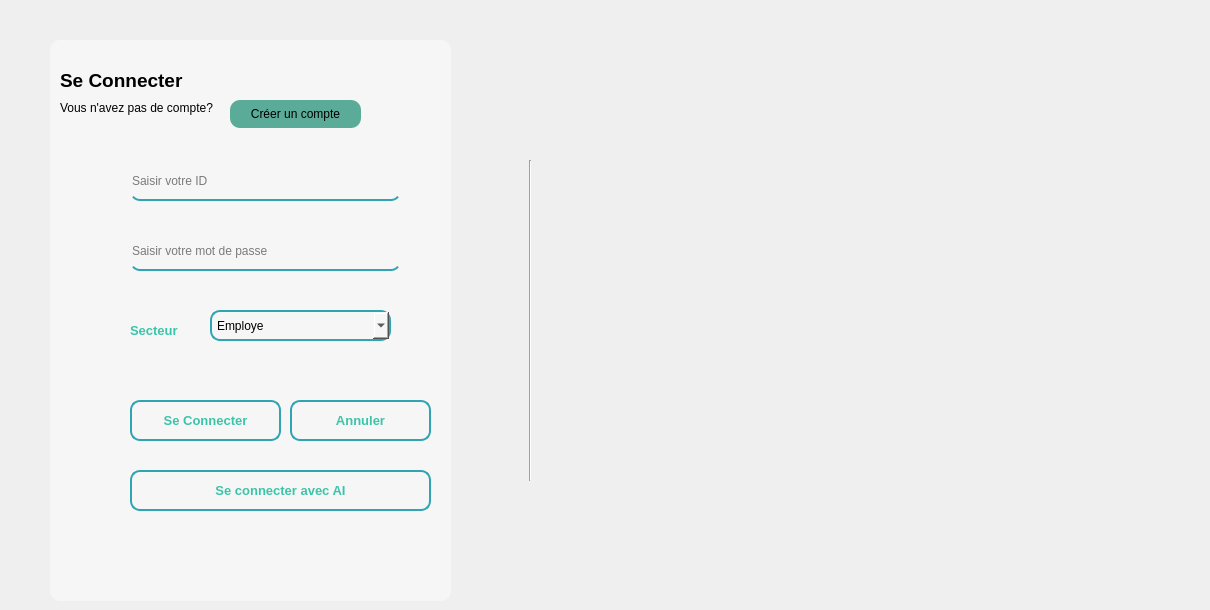
    <widget class="QWidget" name="tab">
     <property name="styleSheet">
      <string notr="true">#tab{
background-color: #31a4b4; 
}</string>
     </property>
     <attribute name="title">
      <string/>
     </attribute>
     <widget class="QLabel" name="label">
      <property name="geometry">
       <rect>
        <x>60</x>
        <y>70</y>
        <width>161</width>
        <height>20</height>
       </rect>
      </property>
      <property name="palette">
       <palette>
        <active>
         <colorrole role="WindowText">
          <brush brushstyle="SolidPattern">
           <color alpha="255">
            <red>0</red>
            <green>0</green>
            <blue>0</blue>
           </color>
          </brush>
         </colorrole>
         <colorrole role="Text">
          <brush brushstyle="SolidPattern">
           <color alpha="255">
            <red>120</red>
            <green>200</green>
            <blue>194</blue>
           </color>
          </brush>
         </colorrole>
         <colorrole role="PlaceholderText">
          <brush brushstyle="SolidPattern">
           <color alpha="128">
            <red>120</red>
            <green>200</green>
            <blue>194</blue>
           </color>
          </brush>
         </colorrole>
        </active>
        <inactive>
         <colorrole role="WindowText">
          <brush brushstyle="SolidPattern">
           <color alpha="255">
            <red>0</red>
            <green>0</green>
            <blue>0</blue>
           </color>
          </brush>
         </colorrole>
         <colorrole role="Text">
          <brush brushstyle="SolidPattern">
           <color alpha="255">
            <red>120</red>
            <green>200</green>
            <blue>194</blue>
           </color>
          </brush>
         </colorrole>
         <colorrole role="PlaceholderText">
          <brush brushstyle="SolidPattern">
           <color alpha="128">
            <red>120</red>
            <green>200</green>
            <blue>194</blue>
           </color>
          </brush>
         </colorrole>
        </inactive>
        <disabled>
         <colorrole role="WindowText">
          <brush brushstyle="SolidPattern">
           <color alpha="255">
            <red>120</red>
            <green>120</green>
            <blue>120</blue>
           </color>
          </brush>
         </colorrole>
         <colorrole role="Text">
          <brush brushstyle="SolidPattern">
           <color alpha="255">
            <red>120</red>
            <green>120</green>
            <blue>120</blue>
           </color>
          </brush>
         </colorrole>
         <colorrole role="PlaceholderText">
          <brush brushstyle="SolidPattern">
           <color alpha="128">
            <red>0</red>
            <green>0</green>
            <blue>0</blue>
           </color>
          </brush>
         </colorrole>
        </disabled>
       </palette>
      </property>
      <property name="font">
       <font>
        <pointsize>14</pointsize>
        <weight>75</weight>
        <italic>false</italic>
        <bold>true</bold>
       </font>
      </property>
      <property name="text">
       <string>Se Connecter</string>
      </property>
     </widget>
     <widget class="QLineEdit" name="idlogin">
      <property name="geometry">
       <rect>
        <x>130</x>
        <y>170</y>
        <width>271</width>
        <height>31</height>
       </rect>
      </property>
      <property name="styleSheet">
       <string notr="true">#idlogin{

 background-color: #f6f6f6;
border: none;
    border-bottom: 2px solid #31a4b4;
    border-radius: 10px;
    padding-bottom: 7px;
    selection-background-color: #31a4b4;
}</string>
      </property>
      <property name="placeholderText">
       <string>Saisir votre ID</string>
      </property>
     </widget>
     <widget class="QLineEdit" name="mdp_login">
      <property name="geometry">
       <rect>
        <x>130</x>
        <y>240</y>
        <width>271</width>
        <height>31</height>
       </rect>
      </property>
      <property name="styleSheet">
       <string notr="true">#mdp_login{

background-color: #f6f6f6;
border: none;
    border-bottom: 2px solid #31a4b4;
    border-radius: 10px;
    padding-bottom: 7px;
    selection-background-color: #31a4b4;
}</string>
      </property>
      <property name="echoMode">
       <enum>QLineEdit::Password</enum>
      </property>
      <property name="placeholderText">
       <string>Saisir votre mot de passe</string>
      </property>
     </widget>
     <widget class="QPushButton" name="seconnecter_login">
      <property name="geometry">
       <rect>
        <x>130</x>
        <y>400</y>
        <width>151</width>
        <height>41</height>
       </rect>
      </property>
      <property name="palette">
       <palette>
        <active>
         <colorrole role="Button">
          <brush brushstyle="SolidPattern">
           <color alpha="255">
            <red>246</red>
            <green>246</green>
            <blue>246</blue>
           </color>
          </brush>
         </colorrole>
         <colorrole role="ButtonText">
          <brush brushstyle="SolidPattern">
           <color alpha="255">
            <red>59</red>
            <green>196</green>
            <blue>169</blue>
           </color>
          </brush>
         </colorrole>
         <colorrole role="Base">
          <brush brushstyle="SolidPattern">
           <color alpha="255">
            <red>246</red>
            <green>246</green>
            <blue>246</blue>
           </color>
          </brush>
         </colorrole>
         <colorrole role="Window">
          <brush brushstyle="SolidPattern">
           <color alpha="255">
            <red>246</red>
            <green>246</green>
            <blue>246</blue>
           </color>
          </brush>
         </colorrole>
         <colorrole role="Highlight">
          <brush brushstyle="SolidPattern">
           <color alpha="255">
            <red>49</red>
            <green>164</green>
            <blue>180</blue>
           </color>
          </brush>
         </colorrole>
        </active>
        <inactive>
         <colorrole role="Button">
          <brush brushstyle="SolidPattern">
           <color alpha="255">
            <red>246</red>
            <green>246</green>
            <blue>246</blue>
           </color>
          </brush>
         </colorrole>
         <colorrole role="ButtonText">
          <brush brushstyle="SolidPattern">
           <color alpha="255">
            <red>59</red>
            <green>196</green>
            <blue>169</blue>
           </color>
          </brush>
         </colorrole>
         <colorrole role="Base">
          <brush brushstyle="SolidPattern">
           <color alpha="255">
            <red>246</red>
            <green>246</green>
            <blue>246</blue>
           </color>
          </brush>
         </colorrole>
         <colorrole role="Window">
          <brush brushstyle="SolidPattern">
           <color alpha="255">
            <red>246</red>
            <green>246</green>
            <blue>246</blue>
           </color>
          </brush>
         </colorrole>
         <colorrole role="Highlight">
          <brush brushstyle="SolidPattern">
           <color alpha="255">
            <red>49</red>
            <green>164</green>
            <blue>180</blue>
           </color>
          </brush>
         </colorrole>
        </inactive>
        <disabled>
         <colorrole role="Button">
          <brush brushstyle="SolidPattern">
           <color alpha="255">
            <red>246</red>
            <green>246</green>
            <blue>246</blue>
           </color>
          </brush>
         </colorrole>
         <colorrole role="ButtonText">
          <brush brushstyle="SolidPattern">
           <color alpha="255">
            <red>120</red>
            <green>120</green>
            <blue>120</blue>
           </color>
          </brush>
         </colorrole>
         <colorrole role="Base">
          <brush brushstyle="SolidPattern">
           <color alpha="255">
            <red>246</red>
            <green>246</green>
            <blue>246</blue>
           </color>
          </brush>
         </colorrole>
         <colorrole role="Window">
          <brush brushstyle="SolidPattern">
           <color alpha="255">
            <red>246</red>
            <green>246</green>
            <blue>246</blue>
           </color>
          </brush>
         </colorrole>
         <colorrole role="Highlight">
          <brush brushstyle="SolidPattern">
           <color alpha="255">
            <red>49</red>
            <green>164</green>
            <blue>180</blue>
           </color>
          </brush>
         </colorrole>
        </disabled>
       </palette>
      </property>
      <property name="font">
       <font>
        <pointsize>10</pointsize>
        <weight>75</weight>
        <bold>true</bold>
       </font>
      </property>
      <property name="styleSheet">
       <string notr="true">#seconnecter_login{

 background-color: #f6f6f6;
    border: 2px solid #31a4b4;
    border-radius: 10px;
    padding: 5px;
    selection-background-color: #31a4b4;
}

#seconnecter_login:hover{
background-color: #5bab99;
}</string>
      </property>
      <property name="text">
       <string>Se Connecter</string>
      </property>
     </widget>
     <widget class="QPushButton" name="annuler_login">
      <property name="geometry">
       <rect>
        <x>290</x>
        <y>400</y>
        <width>141</width>
        <height>41</height>
       </rect>
      </property>
      <property name="palette">
       <palette>
        <active>
         <colorrole role="Button">
          <brush brushstyle="SolidPattern">
           <color alpha="255">
            <red>246</red>
            <green>246</green>
            <blue>246</blue>
           </color>
          </brush>
         </colorrole>
         <colorrole role="ButtonText">
          <brush brushstyle="SolidPattern">
           <color alpha="255">
            <red>59</red>
            <green>196</green>
            <blue>169</blue>
           </color>
          </brush>
         </colorrole>
         <colorrole role="Base">
          <brush brushstyle="SolidPattern">
           <color alpha="255">
            <red>246</red>
            <green>246</green>
            <blue>246</blue>
           </color>
          </brush>
         </colorrole>
         <colorrole role="Window">
          <brush brushstyle="SolidPattern">
           <color alpha="255">
            <red>246</red>
            <green>246</green>
            <blue>246</blue>
           </color>
          </brush>
         </colorrole>
         <colorrole role="Highlight">
          <brush brushstyle="SolidPattern">
           <color alpha="255">
            <red>49</red>
            <green>164</green>
            <blue>180</blue>
           </color>
          </brush>
         </colorrole>
        </active>
        <inactive>
         <colorrole role="Button">
          <brush brushstyle="SolidPattern">
           <color alpha="255">
            <red>246</red>
            <green>246</green>
            <blue>246</blue>
           </color>
          </brush>
         </colorrole>
         <colorrole role="ButtonText">
          <brush brushstyle="SolidPattern">
           <color alpha="255">
            <red>59</red>
            <green>196</green>
            <blue>169</blue>
           </color>
          </brush>
         </colorrole>
         <colorrole role="Base">
          <brush brushstyle="SolidPattern">
           <color alpha="255">
            <red>246</red>
            <green>246</green>
            <blue>246</blue>
           </color>
          </brush>
         </colorrole>
         <colorrole role="Window">
          <brush brushstyle="SolidPattern">
           <color alpha="255">
            <red>246</red>
            <green>246</green>
            <blue>246</blue>
           </color>
          </brush>
         </colorrole>
         <colorrole role="Highlight">
          <brush brushstyle="SolidPattern">
           <color alpha="255">
            <red>49</red>
            <green>164</green>
            <blue>180</blue>
           </color>
          </brush>
         </colorrole>
        </inactive>
        <disabled>
         <colorrole role="Button">
          <brush brushstyle="SolidPattern">
           <color alpha="255">
            <red>246</red>
            <green>246</green>
            <blue>246</blue>
           </color>
          </brush>
         </colorrole>
         <colorrole role="ButtonText">
          <brush brushstyle="SolidPattern">
           <color alpha="255">
            <red>120</red>
            <green>120</green>
            <blue>120</blue>
           </color>
          </brush>
         </colorrole>
         <colorrole role="Base">
          <brush brushstyle="SolidPattern">
           <color alpha="255">
            <red>246</red>
            <green>246</green>
            <blue>246</blue>
           </color>
          </brush>
         </colorrole>
         <colorrole role="Window">
          <brush brushstyle="SolidPattern">
           <color alpha="255">
            <red>246</red>
            <green>246</green>
            <blue>246</blue>
           </color>
          </brush>
         </colorrole>
         <colorrole role="Highlight">
          <brush brushstyle="SolidPattern">
           <color alpha="255">
            <red>49</red>
            <green>164</green>
            <blue>180</blue>
           </color>
          </brush>
         </colorrole>
        </disabled>
       </palette>
      </property>
      <property name="font">
       <font>
        <pointsize>10</pointsize>
        <weight>75</weight>
        <bold>true</bold>
       </font>
      </property>
      <property name="styleSheet">
       <string notr="true">#annuler_login{

 background-color: #f6f6f6;
    border: 2px solid #31a4b4;
    border-radius: 10px;
    padding: 5px;
    selection-background-color: #31a4b4;
}

#annuler_login:hover{
background-color: #5bab99;
}</string>
      </property>
      <property name="text">
       <string>Annuler</string>
      </property>
     </widget>
     <widget class="QLabel" name="label_10">
      <property name="geometry">
       <rect>
        <x>10</x>
        <y>0</y>
        <width>111</width>
        <height>71</height>
       </rect>
      </property>
      <property name="text">
       <string/>
      </property>
      <property name="pixmap">
       <pixmap>../logggoo-removebg-preview.png</pixmap>
      </property>
      <property name="scaledContents">
       <bool>true</bool>
      </property>
      <property name="indent">
       <number>1</number>
      </property>
     </widget>
     <widget class="Line" name="line">
      <property name="geometry">
       <rect>
        <x>520</x>
        <y>160</y>
        <width>20</width>
        <height>321</height>
       </rect>
      </property>
      <property name="orientation">
       <enum>Qt::Vertical</enum>
      </property>
     </widget>
     <widget class="QLabel" name="label_12">
      <property name="geometry">
       <rect>
        <x>130</x>
        <y>320</y>
        <width>71</width>
        <height>20</height>
       </rect>
      </property>
      <property name="palette">
       <palette>
        <active>
         <colorrole role="WindowText">
          <brush brushstyle="SolidPattern">
           <color alpha="255">
            <red>59</red>
            <green>196</green>
            <blue>169</blue>
           </color>
          </brush>
         </colorrole>
        </active>
        <inactive>
         <colorrole role="WindowText">
          <brush brushstyle="SolidPattern">
           <color alpha="255">
            <red>59</red>
            <green>196</green>
            <blue>169</blue>
           </color>
          </brush>
         </colorrole>
        </inactive>
        <disabled>
         <colorrole role="WindowText">
          <brush brushstyle="SolidPattern">
           <color alpha="255">
            <red>120</red>
            <green>120</green>
            <blue>120</blue>
           </color>
          </brush>
         </colorrole>
        </disabled>
       </palette>
      </property>
      <property name="font">
       <font>
        <pointsize>10</pointsize>
        <weight>75</weight>
        <bold>true</bold>
       </font>
      </property>
      <property name="text">
       <string>Secteur</string>
      </property>
     </widget>
     <widget class="QComboBox" name="comboBox">
      <property name="geometry">
       <rect>
        <x>210</x>
        <y>310</y>
        <width>181</width>
        <height>31</height>
       </rect>
      </property>
      <property name="styleSheet">
       <string notr="true">#comboBox{

 background-color: #f6f6f6;
    border: 2px solid #31a4b4;
    border-radius: 10px;
    padding: 5px;
    selection-background-color: #31a4b4;
}

#comboBox QLabel[style=&quot;QCombobox::down-arrow&quot;]{
qproperty-alignment: AlignCenter;
color: #31a4b4;
}</string>
      </property>
      <item>
       <property name="text">
        <string>Employe</string>
       </property>
      </item>
      <item>
       <property name="text">
        <string>Patient</string>
       </property>
      </item>
      <item>
       <property name="text">
        <string>Reservation</string>
       </property>
      </item>
      <item>
       <property name="text">
        <string>Paiement</string>
       </property>
      </item>
      <item>
       <property name="text">
        <string>Suivie de Traitement</string>
       </property>
      </item>
      <item>
       <property name="text">
        <string>Equipement</string>
       </property>
      </item>
     </widget>
     <widget class="QLabel" name="label_2">
      <property name="geometry">
       <rect>
        <x>60</x>
        <y>100</y>
        <width>171</width>
        <height>16</height>
       </rect>
      </property>
      <property name="text">
       <string>Vous n'avez pas de compte?</string>
      </property>
     </widget>
     <widget class="QPushButton" name="creecompte1">
      <property name="geometry">
       <rect>
        <x>230</x>
        <y>100</y>
        <width>131</width>
        <height>28</height>
       </rect>
      </property>
      <property name="styleSheet">
       <string notr="true">
#creecompte1 {
    background-color: #5bab99; /* Set initial background color */
      border: transparent; /* Remove border */
    border-radius: 10px;
    padding: 5px; /* Add padding for better appearance */
}

</string>
      </property>
      <property name="text">
       <string>Créer un compte</string>
      </property>
     </widget>
     <widget class="QPushButton" name="seconnecter2">
      <property name="geometry">
       <rect>
        <x>130</x>
        <y>470</y>
        <width>301</width>
        <height>41</height>
       </rect>
      </property>
      <property name="palette">
       <palette>
        <active>
         <colorrole role="Button">
          <brush brushstyle="SolidPattern">
           <color alpha="255">
            <red>246</red>
            <green>246</green>
            <blue>246</blue>
           </color>
          </brush>
         </colorrole>
         <colorrole role="ButtonText">
          <brush brushstyle="SolidPattern">
           <color alpha="255">
            <red>59</red>
            <green>196</green>
            <blue>169</blue>
           </color>
          </brush>
         </colorrole>
         <colorrole role="Base">
          <brush brushstyle="SolidPattern">
           <color alpha="255">
            <red>246</red>
            <green>246</green>
            <blue>246</blue>
           </color>
          </brush>
         </colorrole>
         <colorrole role="Window">
          <brush brushstyle="SolidPattern">
           <color alpha="255">
            <red>246</red>
            <green>246</green>
            <blue>246</blue>
           </color>
          </brush>
         </colorrole>
         <colorrole role="Highlight">
          <brush brushstyle="SolidPattern">
           <color alpha="255">
            <red>49</red>
            <green>164</green>
            <blue>180</blue>
           </color>
          </brush>
         </colorrole>
        </active>
        <inactive>
         <colorrole role="Button">
          <brush brushstyle="SolidPattern">
           <color alpha="255">
            <red>246</red>
            <green>246</green>
            <blue>246</blue>
           </color>
          </brush>
         </colorrole>
         <colorrole role="ButtonText">
          <brush brushstyle="SolidPattern">
           <color alpha="255">
            <red>59</red>
            <green>196</green>
            <blue>169</blue>
           </color>
          </brush>
         </colorrole>
         <colorrole role="Base">
          <brush brushstyle="SolidPattern">
           <color alpha="255">
            <red>246</red>
            <green>246</green>
            <blue>246</blue>
           </color>
          </brush>
         </colorrole>
         <colorrole role="Window">
          <brush brushstyle="SolidPattern">
           <color alpha="255">
            <red>246</red>
            <green>246</green>
            <blue>246</blue>
           </color>
          </brush>
         </colorrole>
         <colorrole role="Highlight">
          <brush brushstyle="SolidPattern">
           <color alpha="255">
            <red>49</red>
            <green>164</green>
            <blue>180</blue>
           </color>
          </brush>
         </colorrole>
        </inactive>
        <disabled>
         <colorrole role="Button">
          <brush brushstyle="SolidPattern">
           <color alpha="255">
            <red>246</red>
            <green>246</green>
            <blue>246</blue>
           </color>
          </brush>
         </colorrole>
         <colorrole role="ButtonText">
          <brush brushstyle="SolidPattern">
           <color alpha="255">
            <red>120</red>
            <green>120</green>
            <blue>120</blue>
           </color>
          </brush>
         </colorrole>
         <colorrole role="Base">
          <brush brushstyle="SolidPattern">
           <color alpha="255">
            <red>246</red>
            <green>246</green>
            <blue>246</blue>
           </color>
          </brush>
         </colorrole>
         <colorrole role="Window">
          <brush brushstyle="SolidPattern">
           <color alpha="255">
            <red>246</red>
            <green>246</green>
            <blue>246</blue>
           </color>
          </brush>
         </colorrole>
         <colorrole role="Highlight">
          <brush brushstyle="SolidPattern">
           <color alpha="255">
            <red>49</red>
            <green>164</green>
            <blue>180</blue>
           </color>
          </brush>
         </colorrole>
        </disabled>
       </palette>
      </property>
      <property name="font">
       <font>
        <pointsize>10</pointsize>
        <weight>75</weight>
        <bold>true</bold>
       </font>
      </property>
      <property name="styleSheet">
       <string notr="true">#seconnecter2{

 background-color: #f6f6f6;
    border: 2px solid #31a4b4;
    border-radius: 10px;
    padding: 5px;
    selection-background-color: #31a4b4;
}

#seconnecter2:hover{
background-color: #5bab99;
}</string>
      </property>
      <property name="text">
       <string>Se connecter avec AI</string>
      </property>
     </widget>
     <widget class="QLabel" name="label_3">
      <property name="geometry">
       <rect>
        <x>50</x>
        <y>40</y>
        <width>401</width>
        <height>561</height>
       </rect>
      </property>
      <property name="styleSheet">
       <string notr="true">#label_3 {
    font-size: 24px; /* Adjust font size as needed */
    font-weight: bold; /* Adjust font weight as needed */
    text-align: center; /* Center align text */
    padding: 10px; /* Add padding for better appearance */
    background-color: #f6f6f6; /* Background color of the label */
    border-radius: 10px; /* Border radius for rounded corners */
}</string>
      </property>
      <property name="text">
       <string/>
      </property>
     </widget>
     <widget class="QLabel" name="physiofrom">
      <property name="geometry">
       <rect>
        <x>560</x>
        <y>40</y>
        <width>641</width>
        <height>551</height>
       </rect>
      </property>
      <property name="text">
       <string/>
      </property>
     </widget>
     <zorder>label_3</zorder>
     <zorder>label</zorder>
     <zorder>idlogin</zorder>
     <zorder>mdp_login</zorder>
     <zorder>seconnecter_login</zorder>
     <zorder>annuler_login</zorder>
     <zorder>label_10</zorder>
     <zorder>line</zorder>
     <zorder>label_12</zorder>
     <zorder>comboBox</zorder>
     <zorder>label_2</zorder>
     <zorder>creecompte1</zorder>
     <zorder>seconnecter2</zorder>
     <zorder>physiofrom</zorder>
    </widget>
